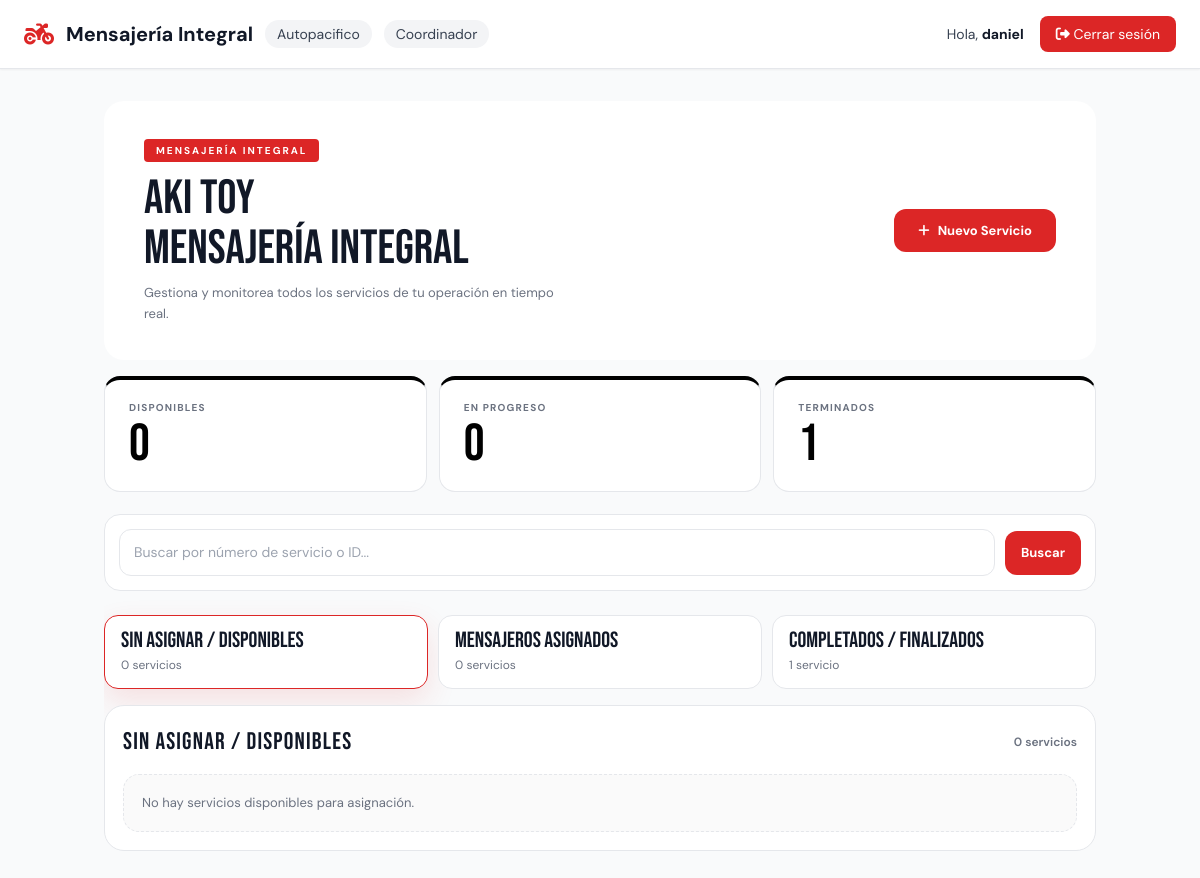
/inicio/ (signed in), run on an earlier commit of the app's database.
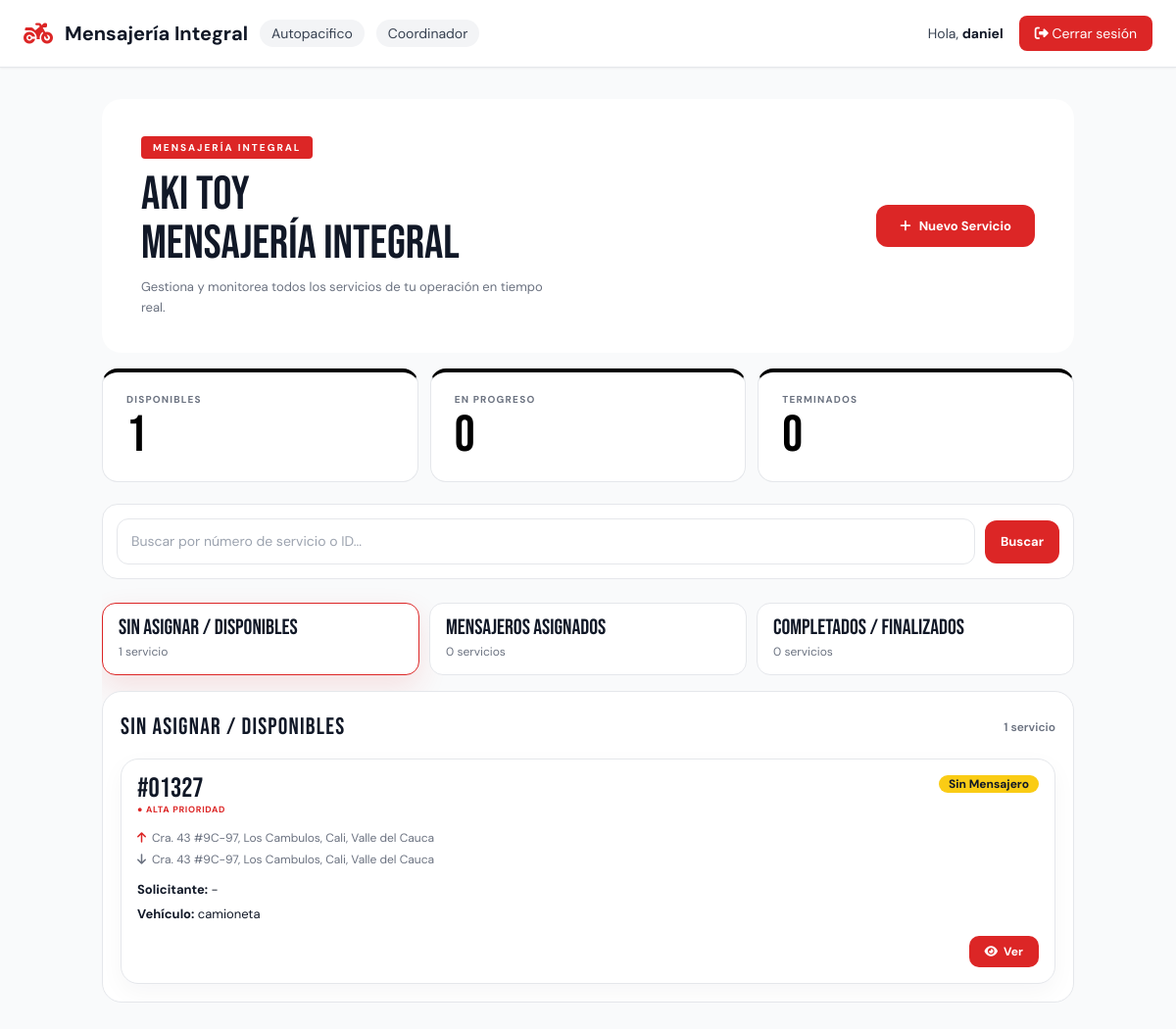
And on a later commit of the database.
### servicios/models.py (models this page shows, shortened)
class Servicio(models.Model):
    ESTADO_CHOICES = [
        ('sin_asignar', 'Sin asignar'),
        ('en_progreso', 'En progreso'),
        ('terminado', 'Terminado'),
    ]
    PRIORIDAD_CHOICES = [
        ('normal', 'Normal'),
        ('alta', 'Alta'),
    ]
    empresa = models.ForeignKey(
        Empresa,
        on_delete=models.CASCADE,
        related_name='servicios',
        null=True,
        blank=True,
    )
    creado_por = models.ForeignKey(
        Usuario,
        on_delete=models.SET_NULL,
        null=True,
        blank=True,
        related_name='servicios_creados'
    )
    cliente = models.ForeignKey(
        Usuario,
        on_delete=models.CASCADE,
        related_name='servicios_cliente'
    )
    mensajero = models.ForeignKey(
        Usuario,
        on_delete=models.SET_NULL,
        null=True,
        blank=True,
        related_name='servicios_mensajero'
    )
    orden = models.CharField(max_length=20, unique=True, db_index=True)
    descripcion = models.TextField(blank=True)
    sede = models.CharField(max_length=100, blank=True)
    area = models.CharField(max_length=100, blank=True)
    nombre_solicitante = models.CharField(max_length=150, blank=True)
    telefono_solicitante = models.CharField(max_length=30, blank=True)
    ciudad_origen = models.CharField(max_length=100, blank=True)
    ciudad_destino = models.CharField(max_length=100, blank=True)
    origen = models.TextField()
    destino = models.TextField()
    fecha_entrega_deseada = models.DateField(null=True, blank=True)
    nombre_quien_recibe = models.CharField(max_length=150, blank=True)
    telefono_quien_recibe = models.CharField(max_length=30, blank=True)
    tipo_servicio = models.CharField(max_length=100, blank=True)
    tipo_pago = models.CharField(max_length=100, blank=True)
    descripcion_pago = models.TextField(blank=True)
    tipo_recorrido = models.CharField(max_length=100, blank=True)
    tipo_vehiculo = models.CharField(max_length=50)
    prioridad = models.CharField(max_length=10, choices=PRIORIDAD_CHOICES, default='normal')
    estado = models.CharField(max_length=20, choices=ESTADO_CHOICES, default='sin_asignar', db_index=True)
    fecha_creacion = models.DateTimeField(auto_now_add=True, db_index=True)
    origen_lat = models.DecimalField(max_digits=9, decimal_places=6, null=True, blank=True)
    origen_lng = models.DecimalField(max_digits=9, decimal_places=6, null=True, blank=True)
    destino_lat = models.DecimalField(max_digits=9, decimal_places=6, null=True, blank=True)
    destino_lng = models.DecimalField(max_digits=9, decimal_places=6, null=True, blank=True)
    mensajero_lat = models.DecimalField(max_digits=9, decimal_places=6, null=True, blank=True)
    mensajero_lng = models.DecimalField(max_digits=9, decimal_places=6, null=True, blank=True)
    mensajero_ubicacion_actualizada_en = models.DateTimeField(null=True, blank=True)
    class Meta:
        verbose_name = "Servicio"
        verbose_name_plural = "Servicios"

### dashboard/views.py (the view)
# urls.py: path('inicio/', views.inicio, name='inicio'),
@login_required
def inicio(request):
    if request.user.rol != 'coordinador':
        return _redirigir_dashboard(request.user)
    servicios = _servicios_empresa(request.user)
    context = _contexto_dashboard(request.user, servicios)
    context.update({
        'servicios': servicios,
        'servicios_disponibles': servicios.filter(estado__in=['sin_asignar', 'disponible']),
        'servicios_en_progreso': servicios.filter(estado='en_progreso'),
        'servicios_terminados': servicios.filter(estado='terminado'),
        'total_servicios': servicios.count(),
    })
    return render(request, 'dashboard/inicio.html', context)

### dashboard/context_processors.py (called while the page is built)
def google_maps(request):
    return {
        'google_maps_api_key': getattr(settings, 'GOOGLE_MAPS_API_KEY', ''),
    }

### dashboard/views.py (called while the page is built)
def _puede_gestionar_servicios(user):
    return user.rol in {'cliente', 'coordinador'}

def _contexto_dashboard(user, servicios):
    disponibles = servicios.filter(estado__in=['sin_asignar', 'disponible'])
    return {
        'servicios': servicios,
        'sin_asignar': disponibles.count(),
        'disponibles': disponibles.count(),
        'en_progreso': servicios.filter(estado='en_progreso').count(),
        'terminados': servicios.filter(estado='terminado').count(),
        'puede_gestionar_servicios': _puede_gestionar_servicios(user),
    }

### dashboard/templates/dashboard/inicio.html (shortened to what the changed rows need)
{% extends 'dashboard/base.html' %}
{% load l10n %}
{% block content %}
<div class="dashboard-shell flex flex-col gap-3 md:gap-4">
  <div class="grid grid-cols-1 gap-3 sm:grid-cols-3">
    <div>
      <div class="stat black-top h-100">
        <div class="stat-label">Disponibles</div>
        <div class="stat-num">{{ disponibles }}</div>
      </div>
    </div>
    <div>
      <div class="stat black-top h-100">
        <div class="stat-label">Terminados</div>
        <div class="stat-num">{{ terminados }}</div>
      </div>
    </div>
  </div>
  <div class="control-bar">
    <div class="tabs-strip">
      <button type="button" class="tab-button active" data-panel-target="panel-disponibles">
        <span class="tab-title">Sin Asignar / Disponibles</span>
        <span class="tab-subtitle">{{ disponibles }} servicio{{ disponibles|pluralize }}</span>
      </button>
      <button type="button" class="tab-button" data-panel-target="panel-terminados">
        <span class="tab-title">Completados / Finalizados</span>
        <span class="tab-subtitle">{{ terminados }} servicio{{ terminados|pluralize }}</span>
      </button>
    </div>
  </div>
  <div class="panel-stack">
    <section id="panel-disponibles" class="panel-section" data-panel-section>
      <div class="panel-head">
        <h3>Sin Asignar / Disponibles</h3>
        <span class="panel-count">{{ servicios_disponibles|length }} servicio{{ servicios_disponibles|length|pluralize }}</span>
      </div>
      <div class="service-grid">
        {% for s in servicios_disponibles %}
        <article class="service-card" data-service-card data-service-id="{{ s.id }}" data-service-order="{{ s.orden }}">
          <div class="service-card-header">
            <div>
              <div class="service-card-title">#{{ s.orden }}</div>
              <div class="prioridad-alta {% if s.prioridad != 'alta' %}invisible{% endif %}">● Alta prioridad</div>            </div>
            <span class="badge bg-warning text-dark">Sin Mensajero</span>
          </div>
          <div class="service-card-route">
            <span><i class="fas fa-arrow-up" style="color:var(--rojo);margin-right:6px;"></i>{{ s.origen|truncatechars:62 }}</span>
            <span><i class="fas fa-arrow-down" style="margin-right:6px;"></i>{{ s.destino|truncatechars:62 }}</span>
          </div>
          <div class="service-card-meta">
            <span><strong>Solicitante:</strong> {{ s.nombre_solicitante|default:"-" }}</span>
            <span><strong>Vehículo:</strong> {{ s.tipo_vehiculo|default:"-" }}</span>
          </div>
          <div class="service-card-actions">
            <button class="btn-ver" type="button" onclick="abrirModal('{{ s.id }}')"><i class="fas fa-eye"></i> Ver</button>
          </div>
        </article>
        {% empty %}
        <div class="service-empty">No hay servicios disponibles para asignación.</div>
        {% endfor %}
      </div>
    </section>
  </div>
</div>
{% endblock %}

What changed in the data, as far as the page shows it:
now on this page (row edited): Servicio: orden "01327", origen "Cra. 43 #9C-97, Los Cambulos, Cali, Valle del Cauca", destino "Cra. 43 #9C-97, Los Cambulos, Cali, Valle del Cauca", nombre_solicitante "-", tipo_vehiculo "camioneta"
Also different on the page:
{{ disponibles }}: "0" → "1"
{{ terminados }}: "1" → "0"
{{ servicios_disponibles|length }}: "0" → "1"
text no longer shown: "No hay servicios disponibles para asignación."
